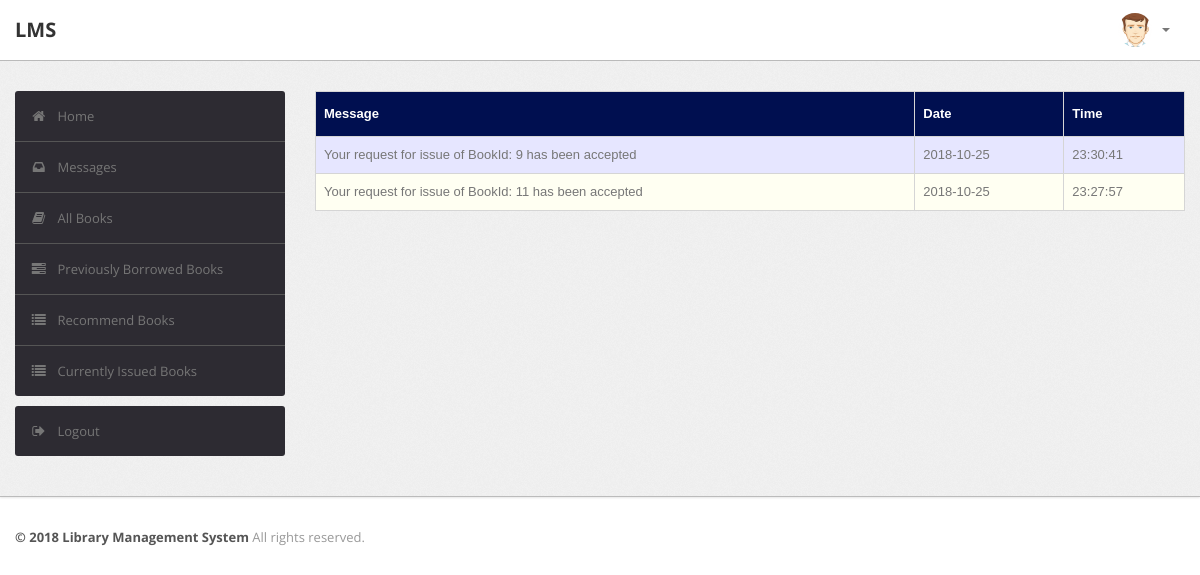
/student/message.php (signed in), run on the app's committed database.
### tables this page shows
CREATE TABLE `message` (
  `M_Id` int(10) NOT NULL AUTO_INCREMENT,
  `RollNo` varchar(50) DEFAULT NULL,
  `Msg` varchar(255) DEFAULT NULL,
  `Date` date DEFAULT NULL,
  `Time` time DEFAULT NULL,
  PRIMARY KEY (`M_Id`),
  KEY `RollNo` (`RollNo`),
  CONSTRAINT `message_ibfk_1` FOREIGN KEY (`RollNo`) REFERENCES `user` (`RollNo`)
);

### student/message.php (the view, shortened to what this page needs)
<?php
require('dbconn.php');
?>
<?php
if ($_SESSION['RollNo']) {
    ?>
<!DOCTYPE html>
<html lang="en">
    <head>
        <link type="text/css" href="bootstrap/css/bootstrap.min.css" rel="stylesheet">
        <link type="text/css" href="bootstrap/css/bootstrap-responsive.min.css" rel="stylesheet">
        <link type="text/css" href="css/theme.css" rel="stylesheet">
        <link type="text/css" href="images/icons/css/font-awesome.css" rel="stylesheet">
    </head>
    <body>
        <div class="navbar navbar-fixed-top">
            <div class="navbar-inner">
                <div class="container">
                        <a class="brand" href="index.php">LMS </a>
                    <div class="nav-collapse collapse navbar-inverse-collapse">
                        <ul class="nav pull-right">
                            <li class="nav-user dropdown"><a href="#" class="dropdown-toggle" data-toggle="dropdown">
                                <img src="images/user.png" class="nav-avatar" />
                                <b class="caret"></b></a>
                            </li>
                        </ul>
                    </div>
                </div>
            </div>
        </div>
        <div class="wrapper">
            <div class="container">
                <div class="row">
                    <div class="span3">
                        <div class="sidebar">
                            <ul class="widget widget-menu unstyled">
                                <li class="active"><a href="index.php"><i class="menu-icon icon-home"></i>Home
                                </a></li>
                                 <li><a href="message.php"><i class="menu-icon icon-inbox"></i>Messages</a>
                                </li>
                                <li><a href="book.php"><i class="menu-icon icon-book"></i>All Books </a></li>
                                <li><a href="history.php"><i class="menu-icon icon-tasks"></i>Previously Borrowed Books </a></li>
                                <li><a href="recommendations.php"><i class="menu-icon icon-list"></i>Recommend Books </a></li>
                                <li><a href="current.php"><i class="menu-icon icon-list"></i>Currently Issued Books </a></li>
                            </ul>
                            <ul class="widget widget-menu unstyled">
                                <li><a href="logout.php"><i class="menu-icon icon-signout"></i>Logout </a></li>
                            </ul>
                        </div>
                    </div>
                    <div class="span9">
                        <table class="table" id = "tables">
                                  <thead>
                                    <tr>
                                      <th>Message</th>
                                      <th>Date</th>
                                      <th>Time</th>
                                    </tr>
                                  </thead>
                                  <tbody>
                                    <?php
                                    $rollno=$_SESSION['RollNo'];
                            $sql="select * from LMS.message where RollNo='$rollno' order by Date DESC,Time DESC";
                            $result=$conn->query($sql);
                            while($row=$result->fetch_assoc())
                            {
                                $msg=$row['Msg'];
                                $date=$row['Date'];
                                $time=$row['Time'];
                            ?>
                                    <tr>
                                      <td><?php echo $msg ?></td>
                                      <td><?php echo $date ?></td>
                                      <td><?php echo $time ?></td>
                                    </tr>
                               <?php } ?>
                               </tbody>
                                </table>
                            </div>
                </div>
            </div>
        </div>
<div class="footer">
            <div class="container">
                <b class="copyright">&copy; 2018 Library Management System </b>All rights reserved.
            </div>
        </div>
    </body>
</html>
<?php }
else {
    echo "<script type='text/javascript'>alert('Access Denied!!!')</script>";
} ?>

### student/css/theme.css (style rules this page uses)
#tables { font-family: "Trebuchet MS", Arial, Helvetica, sans-serif; border-collapse: collapse; width: 100%; }
#tables td, #tables th { border: 1px solid #ddd; padding: 8px; }
#tables tr:nth-child(even) { background-color: #fffff2; }
#tables tr:nth-child(odd) { background-color: #e6e6ff; }
#tables th { padding-top: 12px; padding-bottom: 12px; text-align: left; background-color: #000F50; color: white; }
body { font-size: 13px; font-family: 'Open Sans', Arial, sans-serif; background: #fff; color: #777 }
strong, b { color: #555 }
.wrapper { background: url(../images/bg.png) #eee; border-bottom: 1px solid #bbb; -webkit-box-shadow: 0 1px 2px rgba(0,0,0,0.1); -moz-box-shadow: 0 1px 2px rgba(0,0,0,0.1); box-shadow: 0 1px 2px rgba(0,0,0,0.1); padding: 30px 0 }
.footer { color: #999; padding: 30px 0 60px }
body [class^="icon-"], body [class*=" icon-"] { font-size: 14px; line-height: 20px; height: 20px }
.navbar { position: static!important; margin: 0!important }
.navbar .navbar-inner { background: #fff; border-bottom: 1px solid #bbb; -webkit-box-shadow: 0 1px 2px rgba(0,0,0,0.15); -moz-box-shadow: 0 1px 2px rgba(0,0,0,0.15); box-shadow: 0 1px 2px rgba(0,0,0,0.15) }
.navbar .brand { color: #333; font-weight: bold; font-size: 20px; margin-right: 20px; padding: 20px }
.navbar .nav>li>a { padding: 20px 15px; font-weight: bold; color: #777 }
.nav-user>a { height: 20px }
.nav-avatar { width: 34px; height: 34px; margin: -7px 5px 0 0; -webkit-border-radius: 50%; -moz-border-radius: 50%; border-radius: 50% }
.table { margin-bottom: 0 }
.table th, .table td { border-color: #d5d5d5!important }
.widget-menu { background: #fff; -webkit-border-radius: 3px; -moz-border-radius: 3px; border-radius: 3px; overflow: hidden }
.widget-menu a { color: #555; display: block; line-height: 20px; padding: 15px; text-decoration: none!important }
.widget-menu .menu-icon { margin-right: 10px; color: #767676; -webkit-transition: all .2s ease-in-out; -moz-transition: all .2s ease-in-out; transition: all .2s ease-in-out; }
.widget-menu>li+li { border-top: 1px solid #555 }
.widget-menu>li>a { background-color: #2d2b32; color: #767676; -webkit-transition: all .2s ease-in-out; -moz-transition: all .2s ease-in-out; transition: all .2s ease-in-out; }

### data on the page
message: Msg "Your request for issue of BookId: 9 has been accepted", Date "2018-10-25", Time "23:30:41"
message: Msg "Your request for issue of BookId: 11 has been accepted", Date "2018-10-25", Time "23:27:57"
